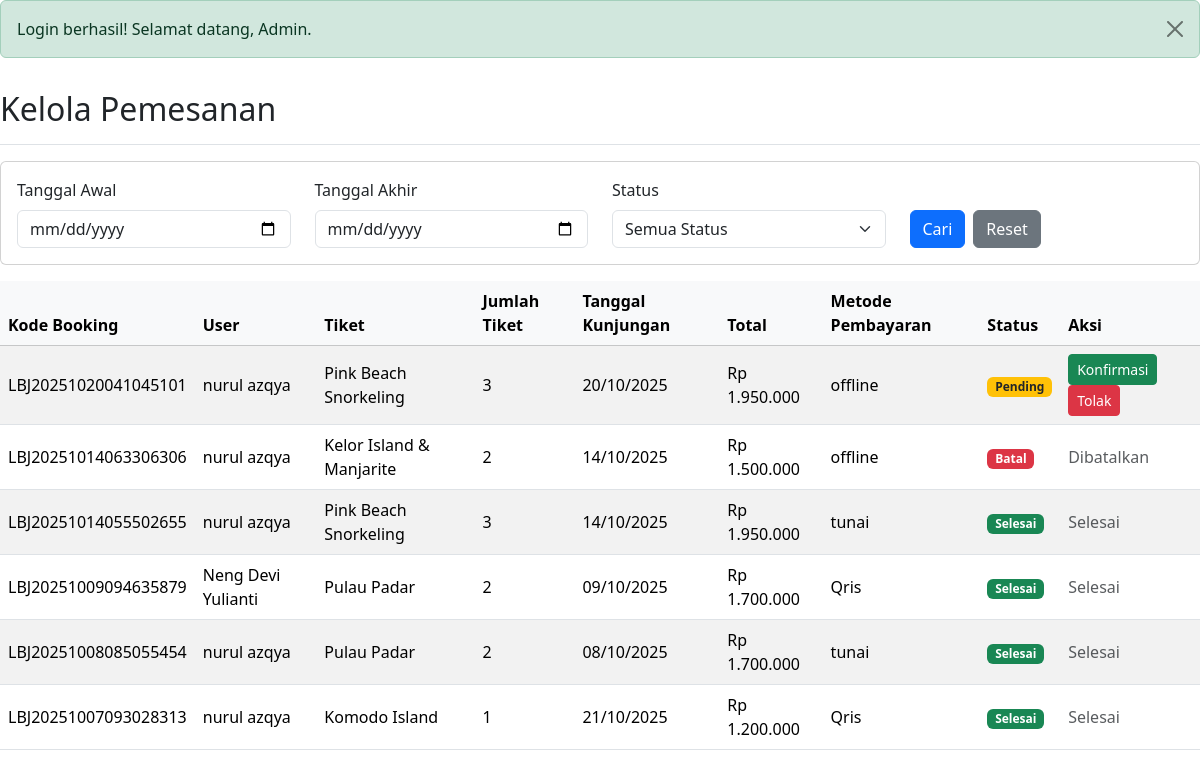
Page /admin/halaman/kelola_pemesanan.php (signed in) on the earlier database version.
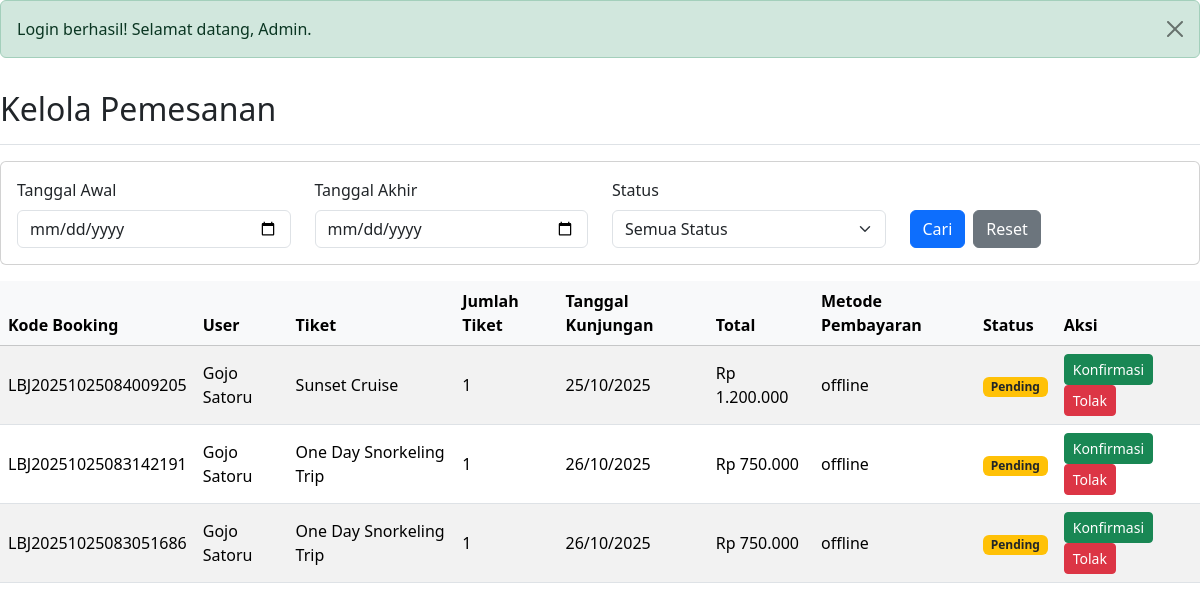
Same page on the later database version.
### tables this page shows
CREATE TABLE `pemesanan` (
  `id` int NOT NULL,
  `kode_booking` varchar(50) NOT NULL,
  `user_id` int NOT NULL,
  `tiket_id` int NOT NULL,
  `tanggal_kunjungan` date NOT NULL,
  `jumlah_tiket` int NOT NULL,
  `total_harga` decimal(10,2) NOT NULL,
  `status` enum('pending','dibayar','selesai','batal') DEFAULT 'pending',
  `metode_pembayaran` varchar(20) NOT NULL DEFAULT 'offline',
  `jenis` varchar(20) NOT NULL DEFAULT 'booking',
  `batas_waktu` datetime DEFAULT NULL,
  `created_at` timestamp NULL DEFAULT CURRENT_TIMESTAMP,
  `updated_at` timestamp NULL DEFAULT CURRENT_TIMESTAMP ON UPDATE CURRENT_TIMESTAMP
);

CREATE TABLE `users` (
  `id` int NOT NULL,
  `username` varchar(50) NOT NULL,
  `password` varchar(255) NOT NULL,
  `email` varchar(100) NOT NULL,
  `nama_lengkap` varchar(100) NOT NULL,
  `no_hp` varchar(15) NOT NULL,
  `profile_photo` varchar(255) DEFAULT NULL,
  `role` enum('admin','user') NOT NULL DEFAULT 'user',
  `created_at` timestamp NULL DEFAULT CURRENT_TIMESTAMP
);

CREATE TABLE `tiket` (
  `id` int NOT NULL,
  `nama_paket` varchar(100) NOT NULL,
  `deskripsi` text NOT NULL,
  `harga` decimal(10,2) NOT NULL,
  `durasi` varchar(50) NOT NULL,
  `kategori_id` int DEFAULT NULL,
  `gambar` varchar(255) NOT NULL,
  `stok` int DEFAULT '0',
  `status` enum('aktif','nonaktif') DEFAULT 'aktif',
  `fasilitas` text,
  `itinerary` text,
  `syarat` text,
  `created_at` timestamp NULL DEFAULT CURRENT_TIMESTAMP,
  `updated_at` timestamp NULL DEFAULT CURRENT_TIMESTAMP ON UPDATE CURRENT_TIMESTAMP,
  `stok_default` int NOT NULL DEFAULT '0',
  `lokasi` varchar(100) DEFAULT 'Labuan Bajo'
);

### admin/halaman/kelola_pemesanan.php (the view, shortened to what the changed rows need)
<?php
include '../../database/konek.php';
include '../../includes/boot.php';
?>
<div class="d-flex justify-content-between flex-wrap flex-md-nowrap align-items-center pt-3 pb-2 mb-3 border-bottom">
    <h1 class="h2">Kelola Pemesanan</h1>
</div>
<div class="table-responsive">
    <table class="table table-striped table-hover align-middle">
        <thead class="table-light">
            <tr>
                <th>Kode Booking</th>
                <th>User</th>
                <th>Tiket</th>
                <th>Jumlah Tiket</th>
                <th>Tanggal Kunjungan</th>
                <th>Total</th>
                <th>Metode Pembayaran</th>
                <th>Status</th>
                <th>Aksi</th>
            </tr>
        </thead>
        <tbody>
            <?php
            $sql = "SELECT p.*, u.nama_lengkap, t.nama_paket
                    FROM pemesanan p
                    JOIN users u ON p.user_id = u.id
                    JOIN tiket t ON p.tiket_id = t.id";
            $sql .= " ORDER BY p.created_at DESC";
            $stmt = $konek->prepare($sql);
            if ($stmt) {
                $stmt->execute();
                $result = $stmt->get_result();
            } else {
                $result = false;
            }
            if ($result && $result->num_rows > 0) {
                while ($data = $result->fetch_assoc()) {
                    $statusClass = match ($data['status']) {
                        'pending' => 'bg-warning text-dark',
                        'dibayar' => 'bg-info text-dark',
                        'selesai' => 'bg-success',
                        'batal'   => 'bg-danger',
                        default   => 'bg-secondary'
                    };
                    echo "<tr>
                        <td>" . htmlspecialchars($data['kode_booking']) . "</td>
                        <td>" . htmlspecialchars($data['nama_lengkap']) . "</td>
                        <td>" . htmlspecialchars($data['nama_paket']) . "</td>
                        <td>" . (int)$data['jumlah_tiket'] . "</td>
                        <td>" . date('d/m/Y', strtotime($data['tanggal_kunjungan'])) . "</td>
                        <td>Rp " . number_format($data['total_harga'], 0, ',', '.') . "</td>
                        <td>" . htmlspecialchars($data['metode_pembayaran']) . "</td>
                        <td><span class='badge $statusClass'>" . ucfirst(htmlspecialchars($data['status'])) . "</span></td>
                        <td>";
                    if ($data['status'] == 'pending') {
                        echo "<a href='proses/proses_pemesanan.php?id=" . htmlspecialchars($data['id']) . "&action=confirm' class='btn btn-sm btn-success'>Konfirmasi</a> ";
                        echo "<a href='proses/proses_pemesanan.php?id=" . htmlspecialchars($data['id']) . "&action=reject' class='btn btn-sm btn-danger'>Tolak</a>";
                    } elseif ($data['status'] == 'selesai') {
                        echo "<span class='text-muted'>Selesai</span>";
                    } else {
                        echo "<span class='text-muted'>Dibatalkan</span>";
                    }
                    echo "</td></tr>";
                }
            } else {
                echo "<tr><td colspan='9' class='text-center'>Tidak ada data yang cocok dengan kriteria pencarian.</td></tr>";
            }
            ?>
        </tbody>
    </table>
</div>

Differences in the rows shown:
removed pemesanan: kode_booking "LBJ20251020041045101", user.nama_lengkap "nurul azqya", tiket.nama_paket "Pink Beach Snorkeling", jumlah_tiket "3", tanggal_kunjungan "20/10/2025", total_harga "1.950.000", metode_pembayaran "offline", status "Pending"
removed pemesanan: kode_booking "LBJ20251014063306306", user.nama_lengkap "nurul azqya", tiket.nama_paket "Kelor Island & Manjarite", jumlah_tiket "2", tanggal_kunjungan "14/10/2025", total_harga "1.500.000", metode_pembayaran "offline", status "Batal", shows "Dibatalkan"
removed pemesanan: kode_booking "LBJ20251014055502655", user.nama_lengkap "nurul azqya", tiket.nama_paket "Pink Beach Snorkeling", jumlah_tiket "3", tanggal_kunjungan "14/10/2025", total_harga "1.950.000", metode_pembayaran "tunai", status "Selesai"
removed pemesanan: kode_booking "LBJ20251009094635879", user.nama_lengkap "Neng Devi Yulianti", tiket.nama_paket "Pulau Padar", jumlah_tiket "2", tanggal_kunjungan "09/10/2025", total_harga "1.700.000", metode_pembayaran "Qris", status "Selesai"
removed pemesanan: kode_booking "LBJ20251008085055454", user.nama_lengkap "nurul azqya", tiket.nama_paket "Pulau Padar", jumlah_tiket "2", tanggal_kunjungan "08/10/2025", total_harga "1.700.000", metode_pembayaran "tunai", status "Selesai"
removed pemesanan: kode_booking "LBJ20251007093028313", user.nama_lengkap "nurul azqya", tiket.nama_paket "Komodo Island", jumlah_tiket "1", tanggal_kunjungan "21/10/2025", total_harga "1.200.000", metode_pembayaran "Qris", status "Selesai"
added pemesanan: kode_booking "LBJ20251025084009205", user.nama_lengkap "Gojo Satoru", tiket.nama_paket "Sunset Cruise", jumlah_tiket "1", tanggal_kunjungan "25/10/2025", total_harga "1.200.000", metode_pembayaran "offline", status "Pending"
added pemesanan: kode_booking "LBJ20251025083142191", user.nama_lengkap "Gojo Satoru", tiket.nama_paket "One Day Snorkeling Trip", jumlah_tiket "1", tanggal_kunjungan "26/10/2025", total_harga "750.000", metode_pembayaran "offline", status "Pending"
added pemesanan: kode_booking "LBJ20251025083051686", user.nama_lengkap "Gojo Satoru", tiket.nama_paket "One Day Snorkeling Trip", jumlah_tiket "1", tanggal_kunjungan "26/10/2025", total_harga "750.000", metode_pembayaran "offline", status "Pending"
